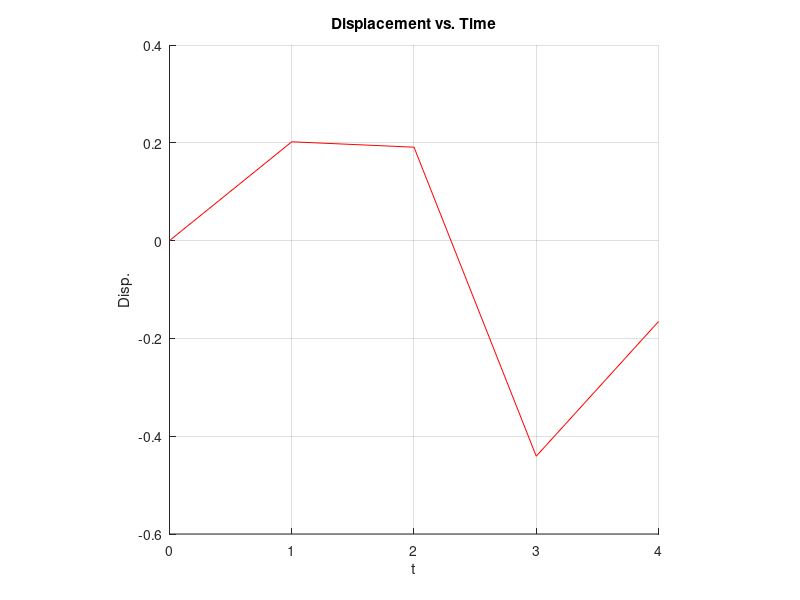
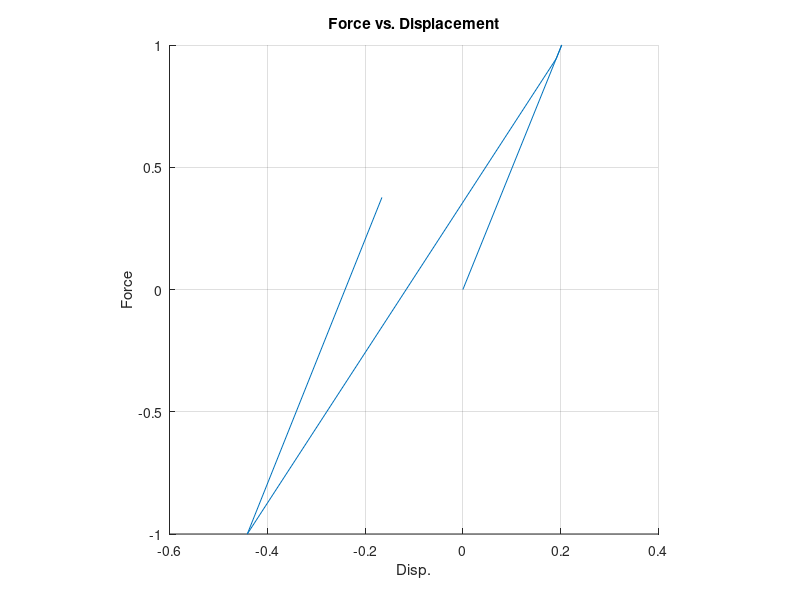

Write MATLAB code to recreate these figures, in order.
clear; clc;

u_0 = 0;
v_0 = 0;
m = 1;
k = 5;
b = 0.8;
omega = 2;

% Time Parameters-----------------------------------%
dt = 1.0;
tf = 3.5;
t0 = 0;
t = t0;
% End of Parameters---------------------------------%

F1 = 0;
F2 = 2;
sig_0 = 1;

beta = 0.25; 
gamma = 0.5;
eta = dt^2*(1/2 - beta);

% Numerical Analysis--------------------------------%
      nitems  = 5;               % total number of items stored in history
      nreport = 500;             % number of steps to output
      nsteps  = ceil((tf-t0)/dt); % total number of analysis time steps
      tf      = nsteps*dt;
      nreport = min(nreport,nsteps);
      noutput = ceil(nsteps/nreport);
      history = zeros(nreport + 1,nitems);

% Numerical Part for Newmark's Method
%.... Initialize position, velocity, and put in 'xold' and 'vold' arrays
      xold = u_0;
      vold = v_0;

%.... Set time and output counters
      out = 0; iout = 0;
      
%.... Compute initial acceleration from the equation of motion
      F = F1 + F2*sin(omega*t);
      rold = k*u_0;
      aold  = (F - rold)/m;
      
%.... Compute motion by numerical integration--loop over time steps
      for i=1:nsteps
          
%....... Write the values out to history, if appropriate
%        This segment writes a row to 'history' every 'noutput' steps
         if (out==0)
           iout = iout + 1;
           history(iout,:)=[t,xold,vold,aold,rold];
           out = noutput;
         end
         out = out - 1;

%....... Compute the values of the state for the next time step         
         t = t + dt;
%....... Compute new acceleration from equation of motion using Newton
         n = 0;
         itmax = 20; tol = 1.e-8; err = 1.0;
         bn = xold + dt*vold + dt^2*beta*aold;
         F = F1 + F2*sin(omega*t);
         anew = aold;
         while ((err > tol) && (n < itmax))
                    n = n + 1;
                    xnew = bn + eta*anew;
                    r = k*xnew;
                    gp = m + k*eta; 
                    g  = m*anew + r - F;
                    anew = anew - g/gp;
                    err = norm(g);
          end 
%          anew = aold;
%          aold  = (F - rold*xold)/(m);
         
%....... Compute new velocity and position by Newmark         
         vnew   = vold + dt*(gamma*aold + (1-gamma)*anew);
         xnew   = xold + dt*vold + dt^2*(beta*aold + (1/2-beta)*anew);
         rtrial = rold + k*(xnew - xold);
             
         if abs(rtrial) > sig_0
                    rnew = sig_0*sign(rtrial);
         else
                    rnew   = rtrial;
         end

         %....... Put current state (new) into old slot to get ready for new step
%        Note that this approach allows us to only store two states as
%        we carry out the calculation: 'old' and 'new'
         aold = anew;
         vold = vnew;
         xold = xnew;
         rold = rnew;
         
      end % loop over time steps

%.... Put very last point into the history array                
      iout = iout + 1;
      history(iout,:)=[t,xold,vold,aold,rold];
      
%.... Plot displacement vs. time 
      fig=figure(1); clf; grid on; axis square; hold on;
      xlabel('t'); ylabel('Disp.'); title({'Displacement vs. Time'});
      p = plot(history(1:iout,1),history(1:iout,2),'-r');

%.... Plot force vs. displacement    
      fig=figure(2); clf; grid on; axis square; hold on;
      xlabel('Disp.'); ylabel('Force'); title({'Force vs. Displacement'});
      p = plot(history(1:iout,2),history(1:iout,5),'-');